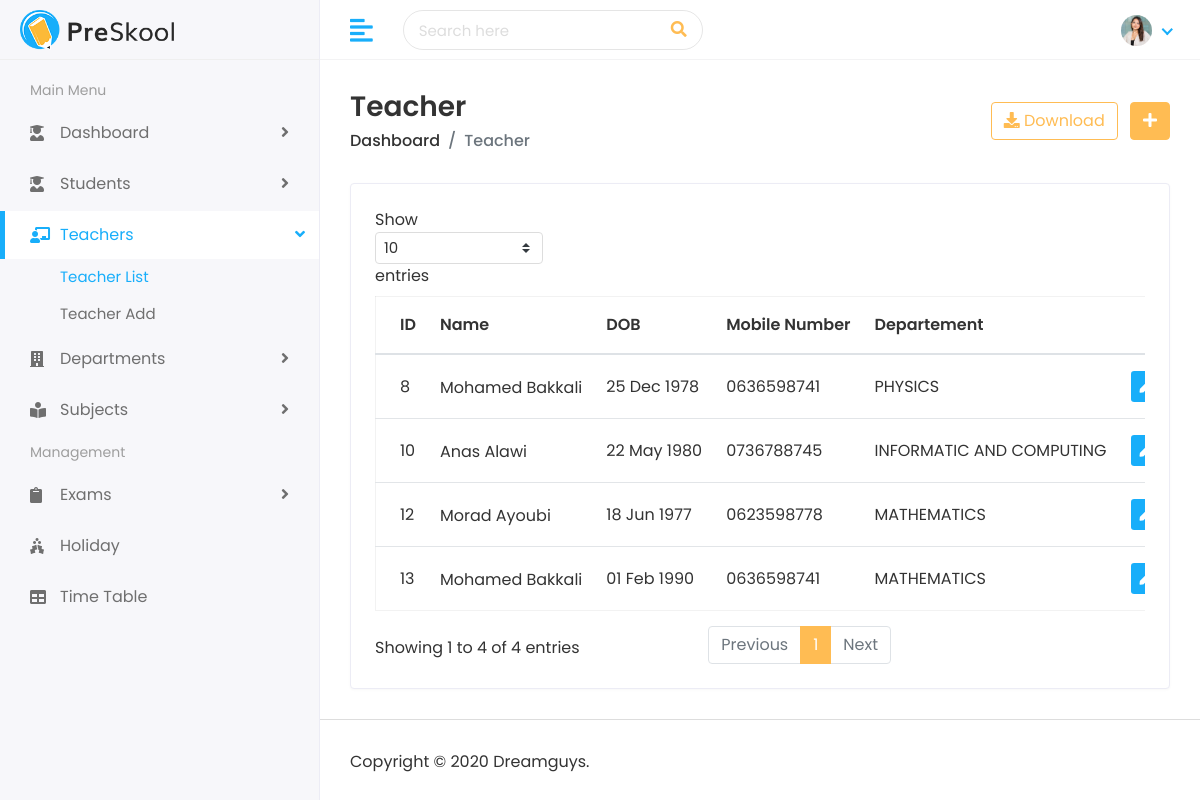
The app's page /teacher/teachers/ (signed in), older data.
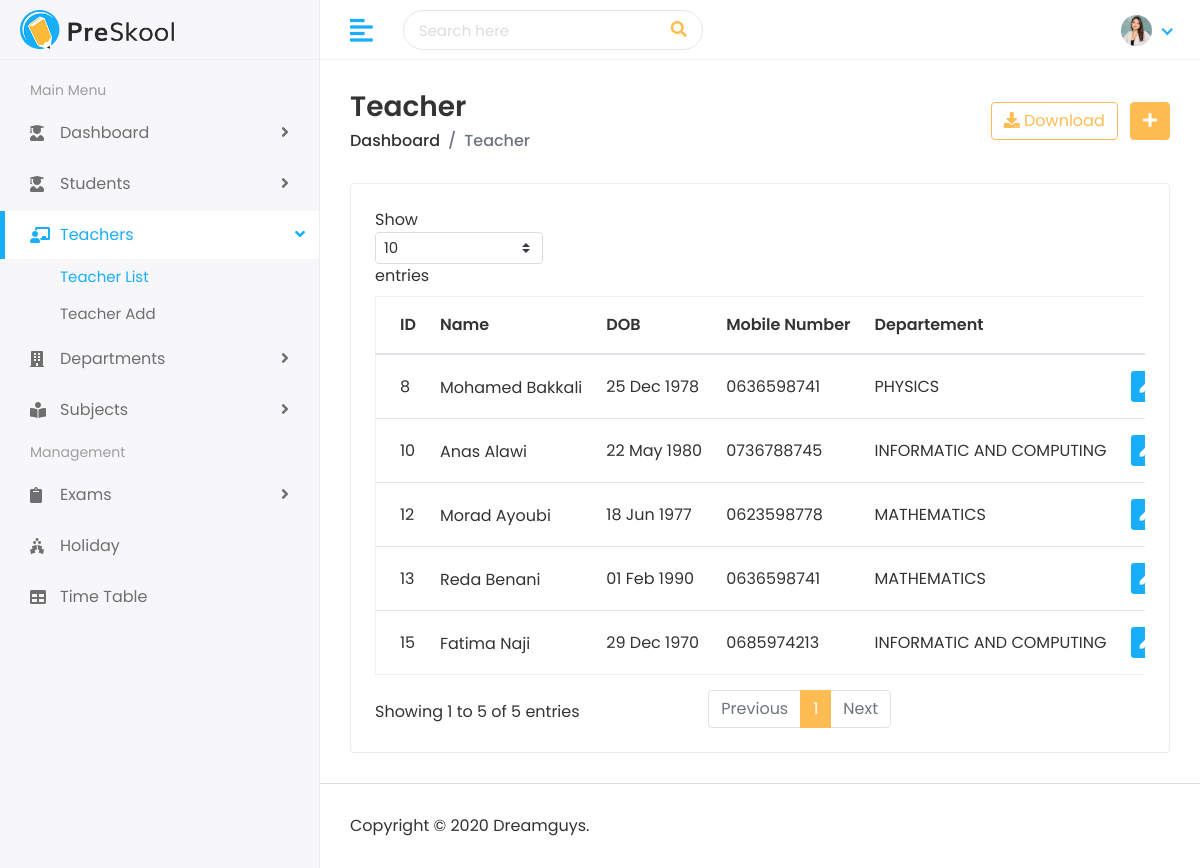
The same page, newer data.
### teacher/models.py (models this page shows, shortened)
class Teacher(models.Model):
    first_name = models.CharField(max_length=100)
    last_name = models.CharField(max_length=100)
    gender = models.CharField(max_length=10, choices=[('Male','Male'), ('Female','Female')])
    date_of_birth = models.DateField()
    joining_date = models.DateField()
    mobile_number = models.CharField(max_length=15)
    teacher_image = models.ImageField(upload_to='teachers/', blank=True)
    departement = models.ForeignKey(
        Departement,
        on_delete=models.SET_NULL,
        null=True,
        blank=True,
        related_name='teachers'
    )
    subjects = models.ManyToManyField(
        Subject,
        blank=True,
        related_name='teachers'
    )

### departement/models.py (models this page shows, shortened)
class Departement(models.Model):
    name = models.CharField(max_length=150, unique=True)
    code = models.CharField(max_length=10, unique=True)
    description = models.TextField(blank=True, null=True)
    created_at = models.DateField(auto_now_add=True)

### teacher/views.py (the view)
# urls.py: path('teachers/', views.teacher_list, name="teacher_list"),
@login_required
@user_passes_test(is_admin_or_teacher)
def teacher_list(request):
    teacher_list = Teacher.objects.all()
    context = {'teacher_list' : teacher_list}
    return render(request, 'teachers/teachers.html', context)

### teacher/views.py (called while the page is built)
def is_admin_or_teacher(user):
    return user.is_authenticated and (user.is_admin or user.is_teacher)

### templates/teachers/teachers.html (shortened to what this page needs)
{% extends 'Home/base.html' %}
{% load static %}
{% block body %}
         <div class="page-wrapper">
            <div class="content container-fluid">
               <div class="page-header">
                  <div class="row align-items-center">
                     <div class="col">
                        <h3 class="page-title">Teacher</h3>
                        <ul class="breadcrumb">
                           <li class="breadcrumb-item"><a href="{% url 'dashboard' %}">Dashboard</a></li>
                           <li class="breadcrumb-item active">Teacher</li>
                        </ul>
                     </div>
                     <div class="col-auto text-right float-right ml-auto">
                        <a href="#" class="btn btn-outline-primary mr-2"><i class="fas fa-download"></i> Download</a>
                        {% if request.user.is_admin %}
                        <a href="{% url 'add_teacher' %}" class="btn btn-primary"><i class="fas fa-plus"></i></a>
                        {% endif %}
                     </div>
                  </div>
               </div>
               <div class="row">
                  <div class="col-sm-12">
                     <div class="card card-table">
                        <div class="card-body">
                           <div class="table-responsive">
                              <table class="table table-hover table-center mb-0 datatable">
                                 <thead>
                                    <tr>
                                       <th>ID</th>
                                       <th>Name</th>
                                       <th>DOB</th>
                                       <th>Mobile Number</th>
                                       <th>Departement</th>
                                       {% if request.user.is_admin %}
                                       <th class="text-right">Action</th>
                                       {% endif %}
                                    </tr>
                                 </thead>
                                 <tbody>
                                    {% for teacher in teacher_list %}
                                    <tr>
                                       <td>{{ teacher.id}}</td>
                                       <td>
                                          <h2 class="table-avatar">
                                             <a href="{% url 'view_teacher' teacher.id %}">{{ teacher.first_name }} {{ teacher.last_name}}</a>
                                          </h2>
                                       </td>
                                       <td>{{ teacher.date_of_birth|date:"d M Y" }}</td>
                                       <td>{{ teacher.mobile_number }}</td>
                                       <td>{{ teacher.departement.name }}</td>
                                       <td class="text-right">
                                          {% if request.user.is_admin %}
                                          <div class="actions">
                                             <a href="{% url 'edit_teacher' teacher.id %}" class="btn btn-sm bg-success-light mr-2">
                                                 <i class="fas fa-pen"></i>
                                             </a>
                                         </div>
                                         {% endif %}
                                       </td>
                                    </tr>
                                    {% endfor %}
                                 </tbody>
                              </table>
                           </div>
                        </div>
                     </div>
                  </div>
               </div>
            </div>
            <footer>
               <p>Copyright © 2020 Dreamguys.</p>
            </footer>
         </div>
      </div>
   </body>
</html>
{% endblock %}

### templates/Home/base.html (shortened to what this page needs)
{% load static %}
<!DOCTYPE html>
<html lang="en">
   <head>
      <link rel="stylesheet" href="{%static 'assets/plugins/bootstrap/css/bootstrap.min.css' %}">
      <link rel="stylesheet" href="{%static 'assets/plugins/fontawesome/css/fontawesome.min.css' %}">
      <link rel="stylesheet" href="{%static 'assets/plugins/fontawesome/css/all.min.css' %}">
      <link rel="stylesheet" href="{%static 'assets/css/style.css' %}">
   </head>
   <body>
      <div class="main-wrapper">
         <div class="header">
            <div class="header-left">
               {% if request.user.is_admin %}
               <a href="{%url 'admin_dashboard'%}" class="logo">
               <img src="{%static 'assets/img/logo.png' %}" alt="Logo">
               </a>
               {% endif %}
            </div>
            <a href="javascript:void(0);" id="toggle_btn">
            <i class="fas fa-align-left"></i>
            </a>
            <div class="top-nav-search">
               <form>
                  <input type="text" class="form-control" placeholder="Search here">
                  <button class="btn" type="submit"><i class="fas fa-search"></i></button>
               </form>
            </div>
            <ul class="nav user-menu">
               <li class="nav-item dropdown noti-dropdown">
                  <a href="#" class="dropdown-toggle nav-link" data-toggle="dropdown">
                  </a>
               </li>
               <li class="nav-item dropdown has-arrow">
                  <a href="#" class="dropdown-toggle nav-link" data-toggle="dropdown">
                  {% if request.user.is_admin %}
                  <span class="user-img"><img class="rounded-circle" src="{%static 'assets/img/profiles/avatar-01.jpg'%}" width="31" alt="Ryan Taylor"></span>
                  {% endif %}
                  </a>
               </li>
            </ul>
         </div>
         <div class="sidebar" id="sidebar">
            <div class="sidebar-inner slimscroll">
               <div id="sidebar-menu" class="sidebar-menu">
                  <ul>
                     <li class="menu-title">
                        <span>Main Menu</span>
                     </li>
                     <li class="submenu {% if request.resolver_match.url_name in 'admin_dashboard teacher_dashboard student_dashboard' %}active{% endif %}">
                        <a href="#"><i class="fas fa-user-graduate"></i> <span> Dashboard</span> <span class="menu-arrow"></span></a>
                     </li>
                     {% if request.user.is_authenticated and not request.user.is_student %}
                     <li class="submenu {% if request.resolver_match.url_name in 'student_list add_student view_student' %}active{% endif %}">
                        <a href="#"><i class="fas fa-user-graduate"></i> <span> Students</span> <span class="menu-arrow"></span></a>
                     </li>
                     <li class="submenu {% if request.resolver_match.url_name in 'teacher_list add_teacher view_teacher' %}active{% endif %}">
                        <a href="#"><i class="fas fa-chalkboard-teacher"></i> <span> Teachers</span> <span class="menu-arrow"></span></a>
                        <ul>
                           <li><a href="{% url 'teacher_list' %}" class="{% if request.resolver_match.url_name == 'teacher_list' %}active{% endif %}">Teacher List</a></li>
                           {% if request.user.is_admin %}
                           <li><a href="{% url 'add_teacher' %}" class="{% if request.resolver_match.url_name == 'add_teacher' %}active{% endif %}">Teacher Add</a></li>
                           {% endif %}
                        </ul>
                     </li>
                     {% endif %}
                     <li class="submenu {% if request.resolver_match.url_name in 'departement_list add_departement view_departement' %}active{% endif %}">
                        <a href="#"><i class="fas fa-building"></i> <span> Departments</span> <span class="menu-arrow"></span></a>
                     </li>
                     <li class="submenu {% if request.resolver_match.url_name in 'subject_list add_subject view_subject' %}active{% endif %}">
                        <a href="#"><i class="fas fa-book-reader"></i> <span> Subjects</span> <span class="menu-arrow"></span></a>
                     </li>
                     <li class="menu-title">
                        <span>Management</span>
                     </li>
                     <li class="submenu {% if request.resolver_match.url_name in 'exam_list exam_finished_list add_exam view_exam' %}active{% endif %}">
                        <a href="#"><i class="fas fa-clipboard"></i> <span> Exams</span> <span class="menu-arrow"></span></a>
                     </li>
                     <li class="{% if request.resolver_match.url_name in 'holiday_list add_holiday view_holiday' %}active{% endif %}">
                        <a href="{% url 'holiday_list'%}"><i class="fas fa-holly-berry "></i> <span>Holiday</span></a>
                     </li>
                     <li class="{% if request.resolver_match.url_name in 'time_table_list add_time_table view_time_table' %}active{% endif %}">
                        <a href="time-table.html"><i class="fas fa-table "></i> <span>Time Table</span></a>
                     </li>
                  </ul>
               </div>
            </div>
         </div>
         {% block body %}
         {% endblock %}
  </body>
  </html>

Row changes from the older to the newer data that the page shows:
changed Teacher id 13: first_name "Mohamed" → "Reda"; last_name "Bakkali" → "Benani"
added Teacher: id "15", first_name "Fatima", last_name "Naji", date_of_birth "29 Dec 1970", mobile_number "0685974213", departement.name "INFORMATIC AND COMPUTING"
Text that changed along with them:
text written by a page script: "Show entries Showing 1 to 4 of 4 entries Previous 1 Next" → "Show entries Showing 1 to 5 of 5 entries Previous 1 Next"
